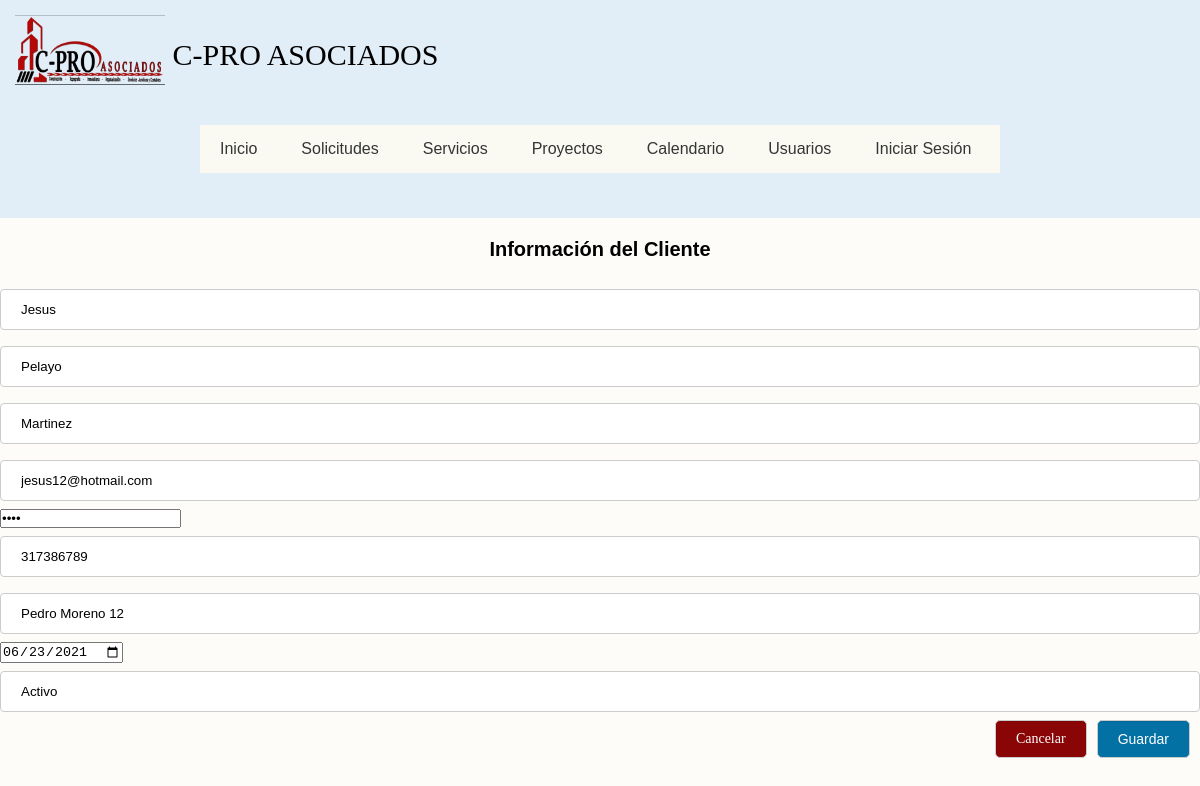
Page /Administrador/updatecliente.php?idcliente=2 on the committed database.
### tables this page shows
CREATE TABLE `cliente` (
  `idcliente` int(11) NOT NULL,
  `nombre` varchar(80) DEFAULT NULL,
  `apellido1` varchar(100) DEFAULT NULL,
  `apellido2` varchar(100) DEFAULT NULL,
  `correo` varchar(200) DEFAULT NULL,
  `password` varchar(100) DEFAULT NULL,
  `telefono` int(10) DEFAULT NULL,
  `direccion` varchar(100) DEFAULT NULL,
  `FechaRegistro` date DEFAULT NULL,
  `Estatus` varchar(45) DEFAULT NULL
);

### Administrador/updatecliente.php (the view, shortened to what this page needs)
<?php
    include_once 'conexion.php';
    if(isset($_GET['idcliente'])){
    	$id=(int) $_GET['idcliente'];
    	$buscar_id=$con->prepare('SELECT * FROM cliente WHERE idcliente=:idcliente LIMIT 1');
    	$buscar_id->execute(array(
    		':idcliente'=>$id
    	));
    	$resultado=$buscar_id->fetch();
    }else{
    	header('Location: clientes.php');
    }
?>
<!DOCTYPE html>
<html lang="en">
<head>
	<link rel="stylesheet" href="css/estilos.css">
	<link rel="stylesheet" href="css/solicitud.css">
</head>
<body>
<header>
		<div class="logo">
				<a href="#"><img src="../img/logo.png" width="150" alt=""></a>
				<a href="#">C-PRO ASOCIADOS</a>
			</div>
		<nav class="navegacion">
			<ul class="menu">
				<li><a href="index.php">Inicio</a>
				</li>
				<li><a href="#">Solicitudes</a>
				</li>
				<li><a href="servicios.html">Servicios</a></li>
				<li><a href="proyectos.php">Proyectos</a>
				</li>
				<li><a href="indexcalend.html">Calendario</a>
				</li>
				<li><a href="#">Usuarios</a>
				</li>
				<li><a href="login_usuario.php">Iniciar Sesión</a>
				</li>
			</ul>
		</nav>
	</header>
	<div class="contenedor">
		<h2>Información del Cliente</h2>
		<form action="" method="post">
			<div class="form-group">
				<input type="text" name="nombre" value="<?php if($resultado) echo $resultado['nombre'];?>" class="input_text">
			</div>
			<div class="form-group">
				<input type="text" name="apellido1" value="<?php if($resultado) echo $resultado['apellido1'];?>" class="input_text">
			</div>
			<div class="form-group">
				<input type="text" name="apellido2" value="<?php if($resultado) echo $resultado['apellido2'];?>" class="input_text">
			</div>
			<div class="form-group">
				<input type="text" name="correo" value="<?php if($resultado) echo $resultado['correo'];?>" class="input_text">
			</div>
			<div class="form-group">
				<input type="password" name="password" value="<?php if($resultado) echo $resultado['password'];?>" class="input_text">
			</div>
			<div class="form-group">
				<input type="text" name="telefono" value="<?php if($resultado) echo $resultado['telefono'];?>" class="input_text">
			</div>
			<div class="form-group">
				<input type="text" name="direccion" value="<?php if($resultado) echo $resultado['direccion'];?>" class="input_text">
			</div>
			<div class="form-group">
				<input type="date" name="FechaRegistro" value="<?php if($resultado) echo $resultado['FechaRegistro'];?>" class="input_text">
			</div>
			<div class="form-group">
				<input type="text" name="Estatus" value="<?php if($resultado) echo $resultado['Estatus'];?>" class="input_text">
			</div>
			<div class="btn__group">
				<a href="clientes.php" class="btn btn__danger">Cancelar</a>
				<input type="submit" name="guardar" value="Guardar" class="btn btn__primary">
			</div>
		</form>
	</div>
</body>
</html>

### Administrador/css/estilos.css (style rules this page uses)
* { margin:0; padding: 0; -webkit-box-sizing:border-box; -moz-box-sizing: border-box; box-sizing: border-box; }
body { background:#FDFCF8; }
header { background: #E1EDF7; width: 100%; padding: 15px; display: flex; justify-content: space-between; align-items: center; flex-direction: row; flex-wrap: wrap; }
header .logo { color: #fff; font-size: 30px }
header .logo img { width: 150px; height: 70px; vertical-align: top; }
header .logo a { color: black; text-decoration: none; line-height: 80px; }
.navegacion { width: 800px; margin: 30px auto; background: #FAFAF3; }
.navegacion ul { list-style: none; }
.menu > li { display: inline-block; }
.menu > li > a { display: block; padding: 15px 20px; color: #353535; font-family: sans-serif; text-decoration: none; text-align: center; }

### Administrador/css/solicitud.css (style rules this page uses)
* { padding: 0; margin: 0px; box-sizing: border-box; }
a { text-decoration: none; }
input[type=text], select { width: 100%; padding: 12px 20px; margin: 8px 0; display: inline-block; border: 1px solid #ccc; border-radius: 4px; box-sizing: border-box; }
h2 { display: block; margin-top: 20px; margin-bottom: 20px; text-align: center; font-size: 20px; font-family: sans-serif; font-weight: bold; color: black; }
form .btn { border: 1px solid #ccc; border-radius: 5px; box-shadow: 0 1px 1px rgba(0, 0, 0, 0.075) inset; color: #fff; display: block; font-size: 14px; background: rgb(3, 113, 163); margin-bottom: 15px; padding: 10px 20px; margin-right: 10px; outline: medium none; cursor: pointer; }
.btn__group { width: 100%; display: flex; flex-direction: row; justify-content: flex-end; }
.btn__primary { background: rgb(3, 113, 163); }
.btn__danger { background: #8a0505 !important; }

### rows in the picture
cliente: nombre "Jesus", apellido1 "Pelayo", apellido2 "Martinez", correo "jesus12@hotmail.com", telefono "317386789", direccion "Pedro Moreno 12", FechaRegistro "06/23/2021", Estatus "Activo"
